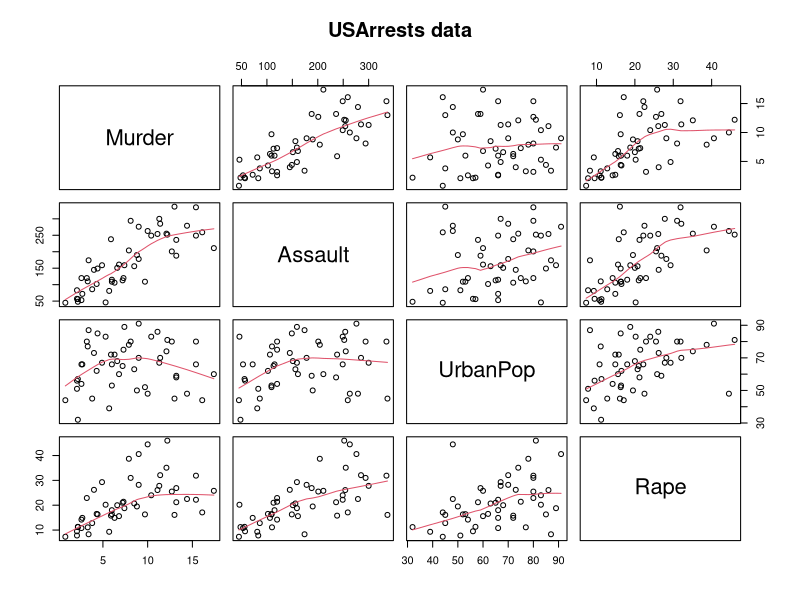
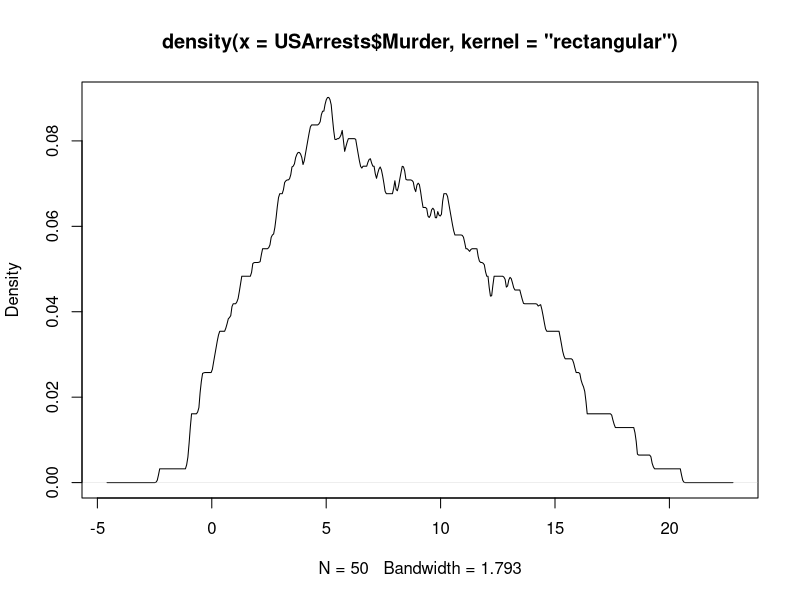
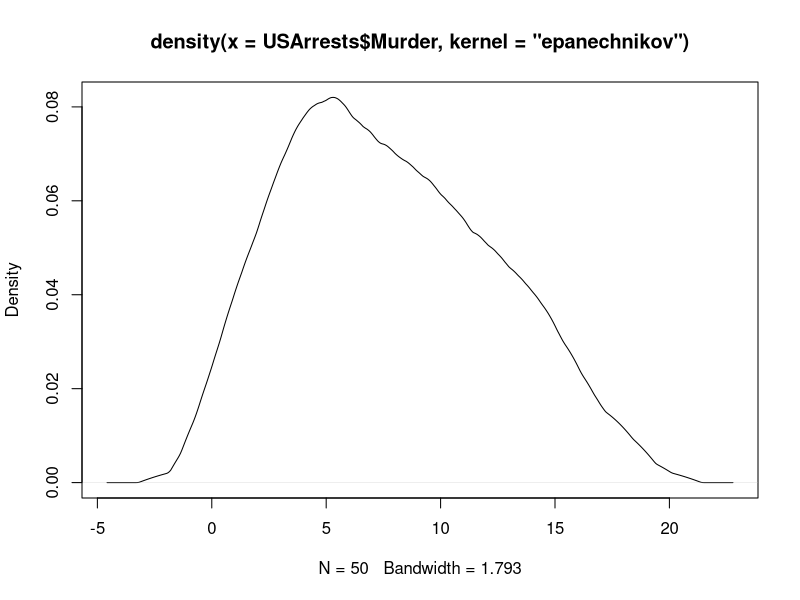
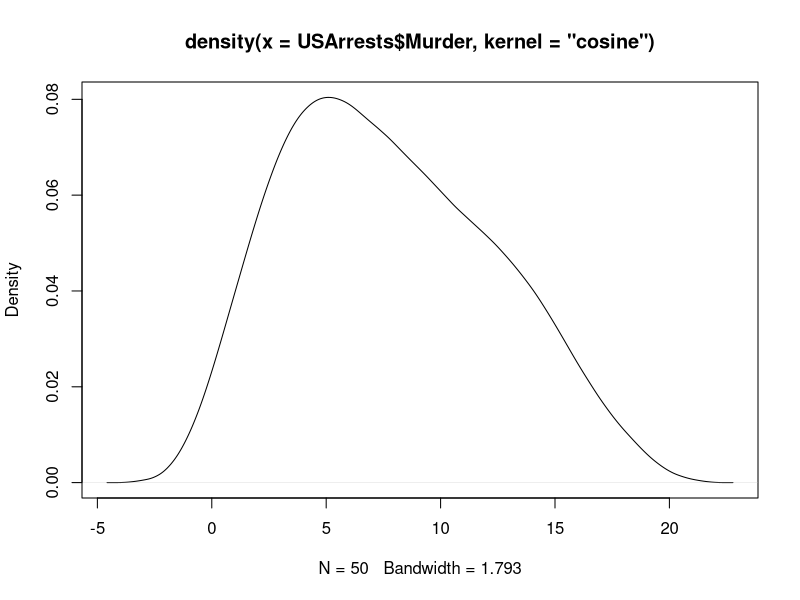
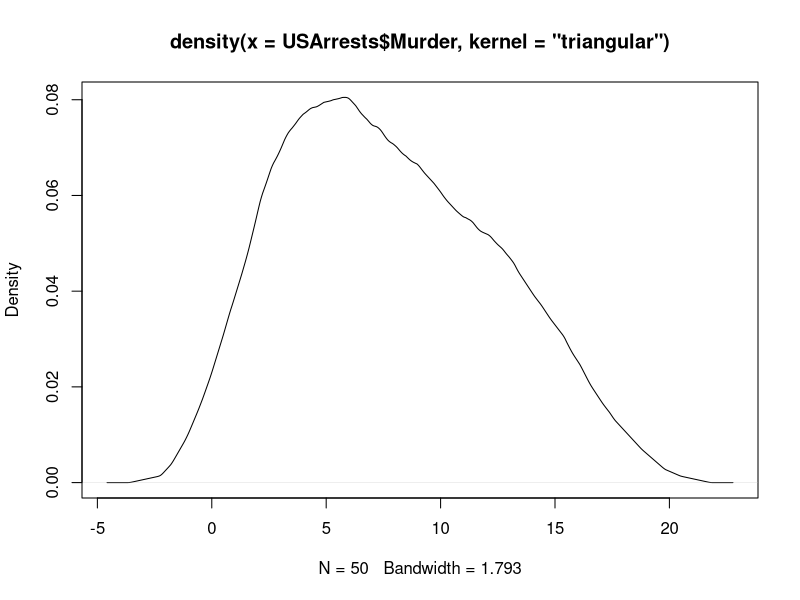
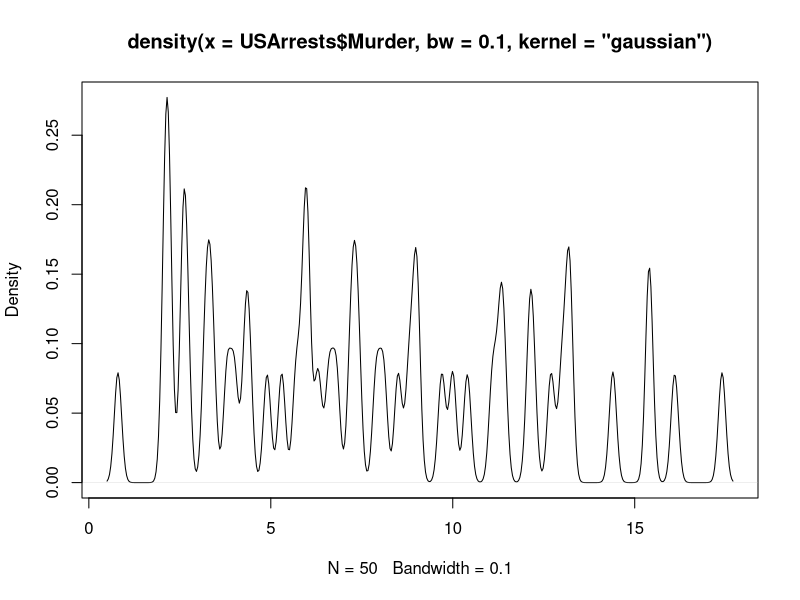
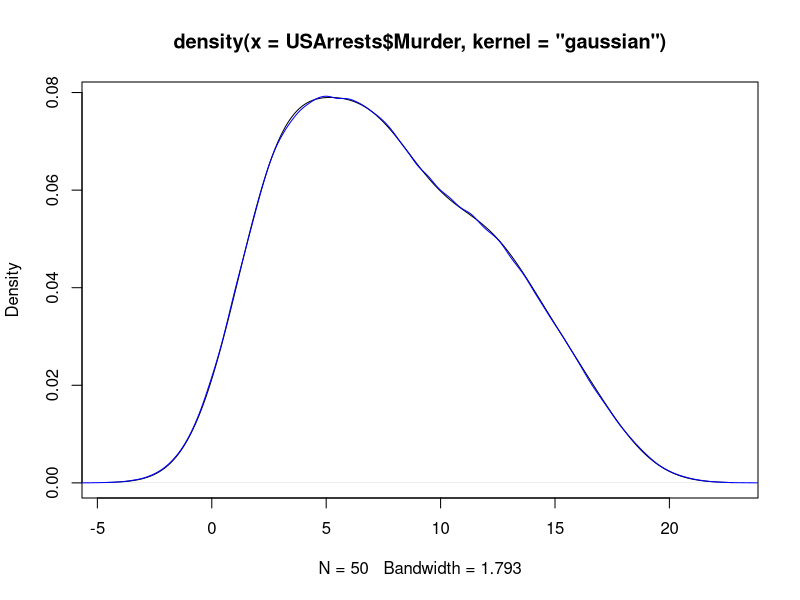
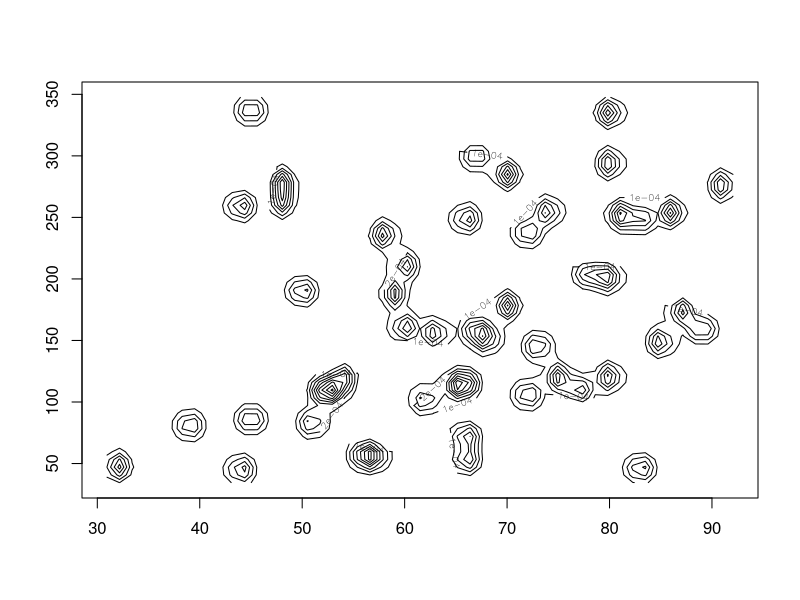

Generate these figures, in order, with R:
# Kernels
require(graphics)
require(KernSmooth)
require(ggplot2)

pairs(USArrests, panel = panel.smooth, main = "USArrests data")


plot(density(USArrests$Murder, kernel = "rectangular"))
plot(density(USArrests$Murder, kernel = "epanechnikov"))
plot(density(USArrests$Murder, kernel = "cosine"))
plot(density(USArrests$Murder, kernel = "triangular"))
plot(density(USArrests$Murder, kernel = "gaussian", bw = .1))

gdist <-density(USArrests$Murder, kernel = "gaussian")
plot(gdist)

x.new <- rnorm(1e6, sample(USArrests$Murder, size = 1e6, replace = TRUE), gdist$bw)
lines(density(x.new), col = "blue")

x <- cbind(USArrests$UrbanPop, USArrests$Assault)
est <- bkde2D(x, bandwidth=c(0.7, 7))
contour(est$x1, est$x2, est$fhat) # fhat is a density estimate
persp(est$fhat)


gg <- ggplot(USArrests)
gg + geom_density_2d(aes(x = Murder, y = Rape))
gg + geom_density(aes(x = Murder))

fit <- locpoly(x, USArrests$Assault, bandwidth = .2)
lines(fit)

